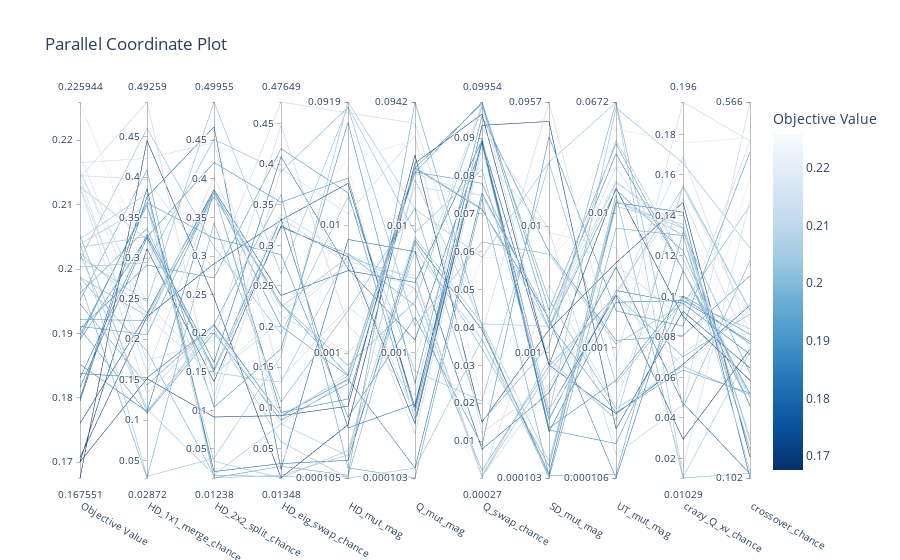

Notebook source saved alongside this figure:
### Code cell
# ax = plot_parallel_coordinate(study)
# ax.figure.set_size_inches((15, 5))
# plt.show()
plot_parallel_coordinate(study)
